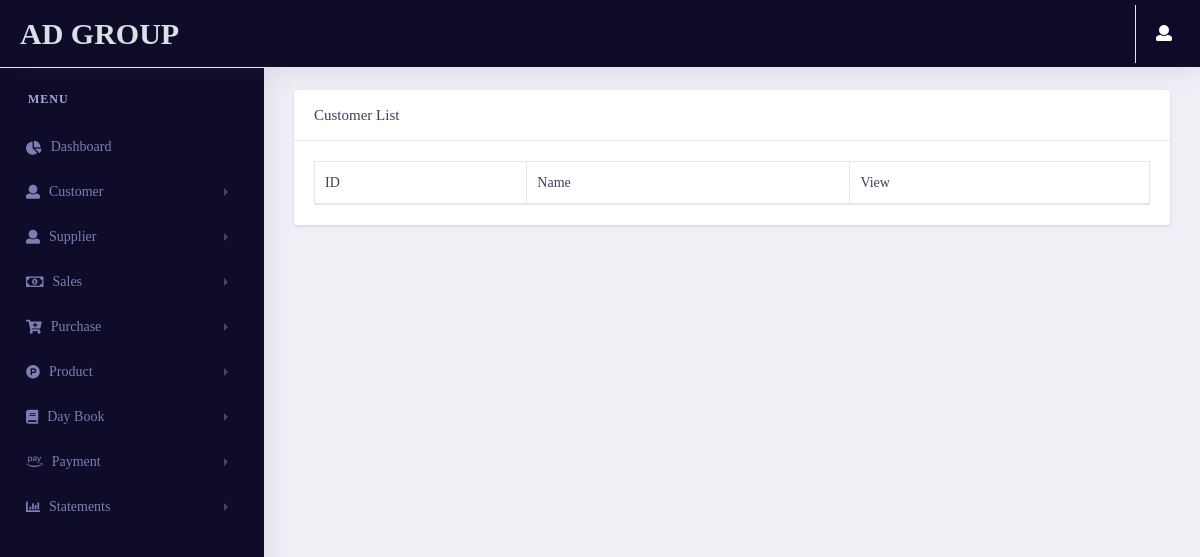
The page /dashboard/customerstatement/ (signed in) on the database as committed earlier.
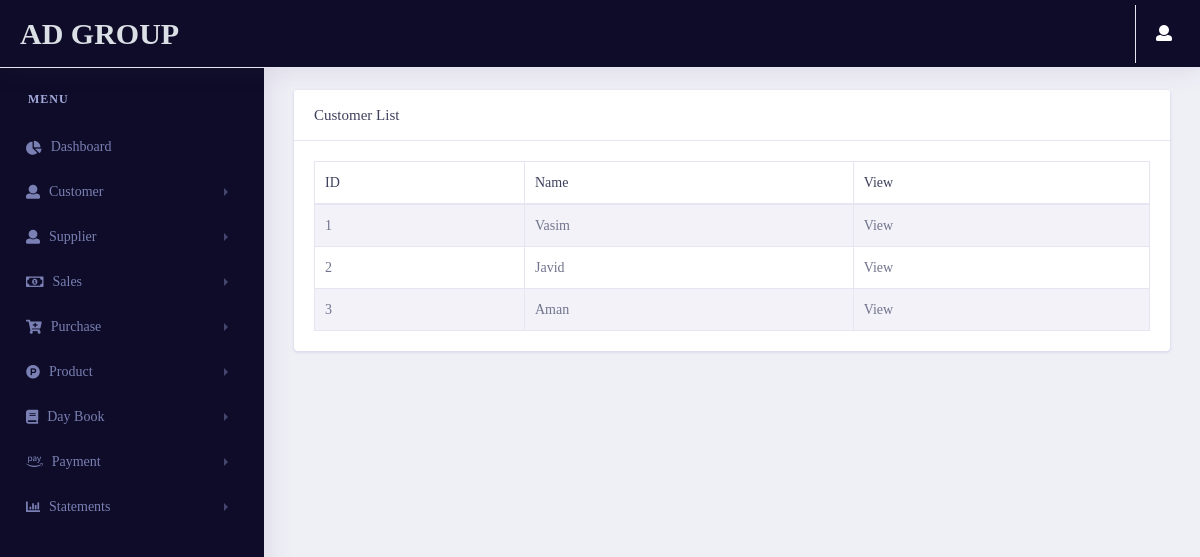
The same page on the database as committed later.
### dashboard/models.py (models this page shows, shortened)
class Customer_estimate(models.Model):
    customerid = models.IntegerField()
    fullname = models.CharField(max_length=50)
    contactno = models.CharField(max_length=50)
    city = models.CharField(max_length=50)
    state = models.CharField(max_length=50)
    landmark = models.CharField(max_length=50)
    id = models.UUIDField(default=uuid.uuid4 , unique=True , primary_key=True , editable=False)
    class Meta:
        indexes = [models.Index(fields = ['customerid' , 'id' , 'fullname'])]

### dashboard/views.py (the view)
# urls.py: path('customerstatement/',views.customerstatement,name="customerstatement"),
def customerstatement(request):
    Estimate_group = Group.objects.get(name='Estimate')
    GST_group = Group.objects.get(name='GST')
    user = User.objects.get(username=request.user.username)
    if Estimate_group in user.groups.all():
        customer_data = Customer_estimate.objects.all()
        customer_pending_amount = customeraccount_estimate.objects.all()
    else:
        customer_data = Customer_gst.objects.all()
        customer_pending_amount = customeraccount_estimate.objects.all()
    context = {
        'customer_data' : customer_data
    }
    return render(request,'dashboard/customerstatement.html',context)

### pages/templatetags/user_auth.py (called while the page is built)
@register.filter(name='has_group')
def has_group(user, group_name):
    group = Group.objects.get(name=group_name)
    return True if group in user.groups.all() else False

### dashboard/templates/dashboard/customerstatement.html (shortened to what this page needs)
{% extends 'pages/base.html' %}
{% load static %}
{% load user_auth %}
{% block content %}
<link rel="stylesheet" href="{% static 'vendor/bootstrap/css/bootstrap.min.css' %}">
<link href="{% static 'vendor/fonts/circular-std/style.css' %}" rel="stylesheet">
<link rel="stylesheet" href="{% static 'libs/css/style.css' %}">
<link rel="stylesheet" href="{% static 'vendor/fonts/fontawesome/css/fontawesome-all.css' %}">
<link rel="stylesheet" type="text/css" href="{% static 'vendor/datatables/css/dataTables.bootstrap4.css' %}">
{% if request.user|has_group:"Estimate" %}
<div class="row">
    <div class="col-xl-12 col-lg-12 col-md-12 col-sm-12 col-12">
        <div class="card">
            <h5 class="card-header">Customer List</h5>
            <div class="card-body">
                <div class="table-responsive">
                    <table class="table table-striped table-bordered first" id="example">
                        <thead>
                            <tr>
                                <th>ID</th>
                                <th>Name</th>
                                <th>View</th>
                            </tr>
                        </thead>
                        <tbody>
                        {% for i in customer_data %}
                            <tr>
                                <td>{{i.customerid}}</td>
                                <td>{{i.fullname}}</td>
                                <td>
                                    <a href="/dashboard/customer_statement_view/{{i.customerid}}">View</a>
                                </td>
                            </tr>
                        {% endfor %}
                        </tbody>
                    </table>
                </div>
            </div>
        </div>
    </div>
</div>
{% endif %}
{% endblock content %}

Rows that differ between the two databases and show on the page:
added Customer_estimate: customerid "1", fullname "Vasim"
added Customer_estimate: customerid "2", fullname "Javid"
added Customer_estimate: customerid "3", fullname "Aman"
